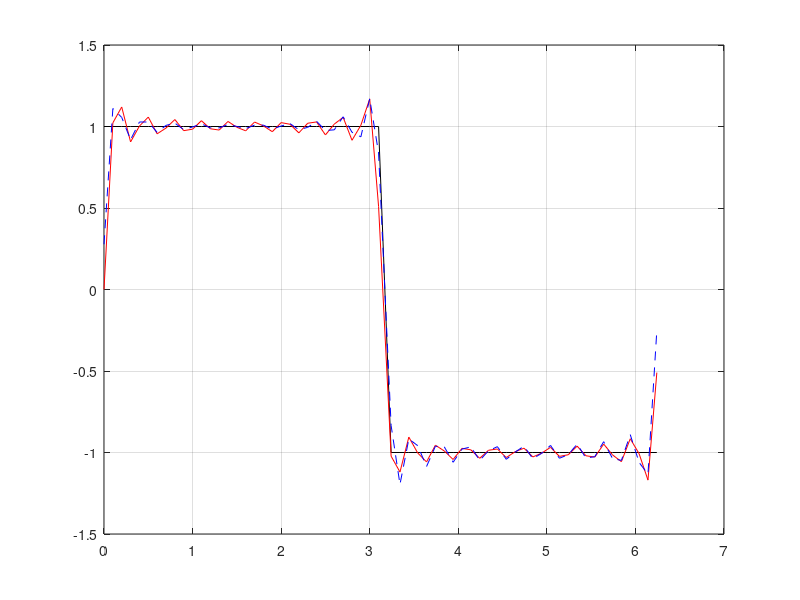

Write the MATLAB code that produced this figure. (Note: this script raises an error after producing the figure.)
clear
clc
clear all
close all

%Fourier series expansion for the square wave example (lecture notes)

N   = 20;

dt  = 1/10;        %time step
t1 =[0:dt:pi];
t2 =[pi+dt:dt:2*pi];
t =[t1(:);t2(:)];
T   = 2*pi;           %period

f = [ones(length(t1),1); -ones(length(t2),1)]; %square wave function

% form basis functions
w0  = 2*pi/T;

kk  = 0;
for k = -N : N,
    kk = kk + 1;
    Psi(:,kk) = (1/sqrt(T))*exp(-w0*k*t*1i);
    if abs(round(k/2)-k/2)> 1e-5
        ca(kk,1) = -2*sqrt(2)/(sqrt(pi)*i*k);   %analytically computed coefficient
    else
        ca(kk,1) = 0;
    end
end
c   = Psi'*f*dt;

fn  = Psi*c;    %numerically computed function
fa  = Psi*ca;   %analytically computed function

plot(t,f,'k',t,fa,'r',t,fn,'b--');grid on;  boldify

disp('Comparison of numerically and analytically computed Coefficients'); 
disp([c ca]);
